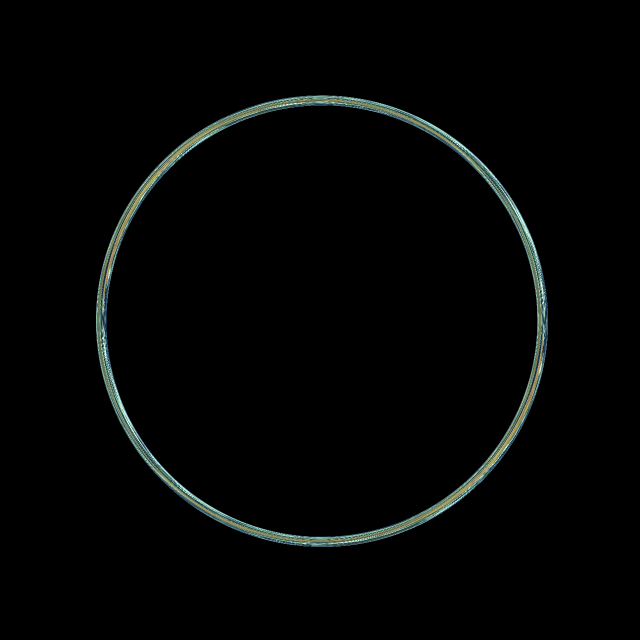
#> input picture layer_c_proto/out/gpu_frame_c_occulter.png, 640 x 640 px; the run also reads 1 picture not shown here
$ python compare_gpu_frame.py
#> lines starting #> are read from the running program, lines starting #| are printed output that depends on the picture; after the words box and inside, x2 and y2 are one past the last pixel; in counts of white or black regions, pixels touching at a corner belong together
"""Compare the GPU telescope view (the Sgl module's SaveFrame output) with the NumPy reference.

    python compare_gpu_frame.py                    # compare the committed GPU frame
    python compare_gpu_frame.py --capture out.png  # save a fresh frame from a running OpenSpace first

The reference is layer_c_proto/out/visuals/c_occulter.png, rendered by render_options.py with
ring_view.render(rgb, u=(0.35, 0.2), kappa=0.05, size=640, occulter=1.02). The GPU frame must
use the same settings, which --capture sets on ScreenSpace.SGL_Telescope: no telescope node, a
manual offset of (0.35, 0.2), the medium planet size (kappa = 0.05), the default 1.02 R_sun
occulter drawn black, no corona, no eyepiece, 640 px and gain 1 (the PNG texture already
carries its display gain). Saved textures come out bottom-up, so the GPU frame is flipped
before comparing.

A correlation alone is a weak check, so this also prints the mean difference on the ring, the
share of pixels off by more than 16 and 32 levels, and the correlation of mirrored and rotated
copies of the GPU frame, which should score far lower if the orientation is right. It exits 1
if r falls below MIN_R or either copy scores above MAX_CONTROL_R.
"""
import argparse
import os
import sys
import time

import numpy as np
from PIL import Image

HERE = os.path.dirname(os.path.abspath(__file__))
PORTFOLIO = os.path.normpath(os.path.join(HERE, "..", ".."))
REFERENCE = os.path.join(PORTFOLIO, "layer_c_proto", "out", "visuals", "c_occulter.png")
GPU_FRAME = os.path.join(PORTFOLIO, "layer_c_proto", "out", "gpu_frame_c_occulter.png")
P = "ScreenSpace.SGL_Telescope."
MIN_R = 0.998               # the committed frame scores 0.9992
MAX_CONTROL_R = 0.8         # its mirrored and rotated copies score about 0.66


def capture(path):
    from oslua import send
    path = os.path.abspath(path).replace("\\", "/")
    send([f"openspace.setPropertyValueSingle('{P}TelescopeNode', '')",
          f"openspace.setPropertyValueSingle('{P}ManualOffset', {{0.35, 0.2}})",
          f"openspace.setPropertyValueSingle('{P}PlanetSize', 1)",
          f"openspace.setPropertyValueSingle('{P}OcculterRadius', 1.02)",
          f"openspace.setPropertyValueSingle('{P}OcculterShade', 0.0)",
          f"openspace.setPropertyValueSingle('{P}CoronaStrength', 0.0)",
          f"openspace.setPropertyValueSingle('{P}Eyepiece', false)",
          f"openspace.setPropertyValueSingle('{P}Resolution', 640)",
          f"openspace.setPropertyValueSingle('{P}Gain', 1.0)",
          f"openspace.setPropertyValueSingle('{P}SaveFramePath', '{path}')"], timeout=60)
    time.sleep(2)
    send([f"openspace.setPropertyValueSingle('{P}SaveFrame', nil)"], timeout=60)
    time.sleep(2)
    return path


def load(path):
    return np.asarray(Image.open(path).convert("RGB")).astype(float)


def main():
    ap = argparse.ArgumentParser()
    ap.add_argument("--capture", metavar="PNG", help="save a fresh GPU frame from a running OpenSpace to this path")
    ap.add_argument("--gpu", default=GPU_FRAME, help="GPU frame to compare (ignored with --capture)")
    ap.add_argument("--reference", default=REFERENCE)
    args = ap.parse_args()

    gpu_path = capture(args.capture) if args.capture else args.gpu
    gpu = load(gpu_path)[::-1]                  # saved textures are bottom-up
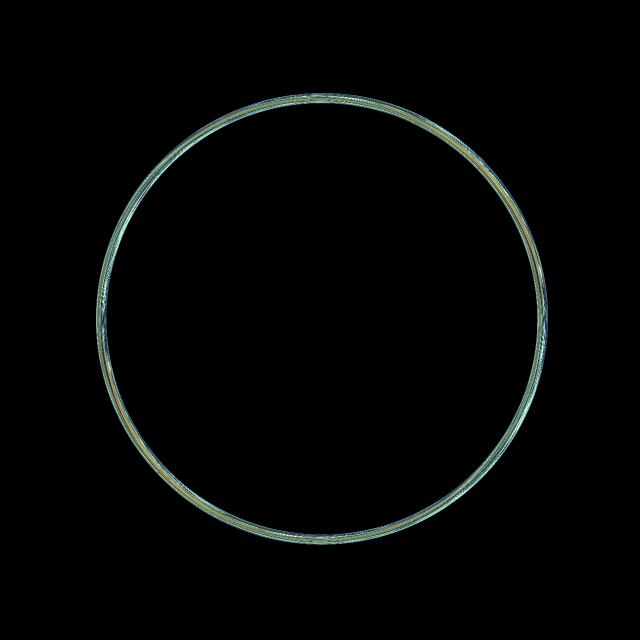
#> gpu: shape (640, 640, 3) float64; mean R, G, B 3.7, 4.7, 4.2
    ref = load(args.reference)
    assert gpu.shape == ref.shape, (gpu.shape, ref.shape)

    diff = np.abs(gpu - ref)
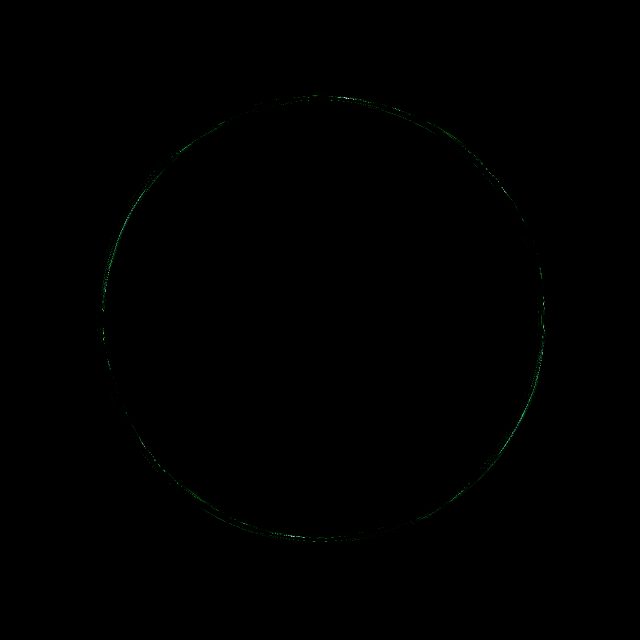
#> diff: shape (640, 640, 3) float64; mean R, G, B 0, 0.1, 0; drawn with min black and max white
    ring = np.maximum(gpu.max(axis=2), ref.max(axis=2)) > 8
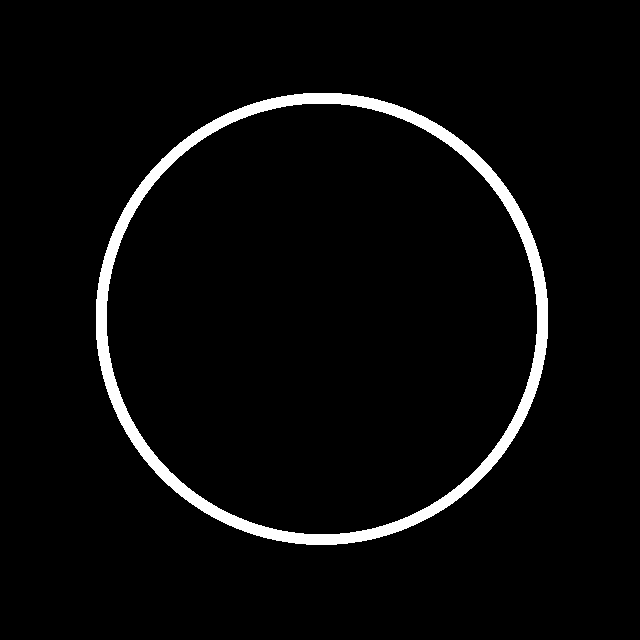
#> ring: shape (640, 640) bool; 3.8% white; 1 white region, box (x1, y1, x2, y2) and area: (96, 93, 548, 545) 15493
    worst = diff.max(axis=2)
    r = np.corrcoef(gpu.ravel(), ref.ravel())[0, 1]
#> r = 0.999
    print(f"correlation r = {r:.4f}")
#| correlation r = 0.9992
    print(f"mean |difference|: {diff.mean():.2f}/255 overall, {diff[ring].mean():.2f}/255 on the ring")
#| mean |difference|: 0.04/255 overall, 1.18/255 on the ring
    print(f"pixels off by more than 16/255: {100 * (worst > 16).mean():.3f}%, more than 32/255: {100 * (worst > 32).mean():.3f}%")
#| pixels off by more than 16/255: 0.171%, more than 32/255: 0.057%
    controls = {}
    for name, g in {"mirrored left-right": gpu[:, ::-1], "rotated 180 degrees": gpu[::-1, ::-1]}.items():
        controls[name] = np.corrcoef(g.ravel(), ref.ravel())[0, 1]
        print(f"orientation check, {name}: r = {controls[name]:.4f}")
#> this loop made 2 passes
#> name on passes 1 to 2: 'mirrored left-right', 'rotated 180 degrees'
#| orientation check, mirrored left-right: r = 0.6652
#| orientation check, rotated 180 degrees: r = 0.6592
#> after the loop, controls = {'mirrored left-right': 0.665, 'rotated 180 degrees': 0.659}
    if r < MIN_R or max(controls.values()) > MAX_CONTROL_R:
        sys.exit(f"FAILED: need r >= {MIN_R} and both orientation checks below {MAX_CONTROL_R}")
    print("passed")


if __name__ == "__main__":
    main()
